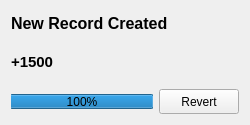
<?xml version="1.0" encoding="UTF-8"?>
<ui version="4.0">
 <class>RevertRecordWidget</class>
 <widget class="QWidget" name="RevertRecordWidget">
  <property name="geometry">
   <rect>
    <x>0</x>
    <y>0</y>
    <width>250</width>
    <height>125</height>
   </rect>
  </property>
  <property name="sizePolicy">
   <sizepolicy hsizetype="Fixed" vsizetype="Fixed">
    <horstretch>0</horstretch>
    <verstretch>0</verstretch>
   </sizepolicy>
  </property>
  <property name="windowOpacity">
   <double>0.100000000000000</double>
  </property>
  <property name="type" stdset="0">
   <string>notification</string>
  </property>
  <layout class="QGridLayout" name="gridLayout">
   <property name="verticalSpacing">
    <number>15</number>
   </property>
   <item row="1" column="0" colspan="2">
    <widget class="QLabel" name="m_value_lbl">
     <property name="font">
      <font>
       <pointsize>11</pointsize>
       <weight>75</weight>
       <bold>true</bold>
      </font>
     </property>
     <property name="text">
      <string>+1500</string>
     </property>
     <property name="isNegative" stdset="0">
      <bool>false</bool>
     </property>
    </widget>
   </item>
   <item row="0" column="0" colspan="2">
    <widget class="QLabel" name="label">
     <property name="font">
      <font>
       <pointsize>12</pointsize>
       <weight>75</weight>
       <bold>true</bold>
      </font>
     </property>
     <property name="text">
      <string>New Record Created</string>
     </property>
    </widget>
   </item>
   <item row="2" column="1">
    <widget class="QPushButton" name="m_revert_btn">
     <property name="sizePolicy">
      <sizepolicy hsizetype="Preferred" vsizetype="Fixed">
       <horstretch>0</horstretch>
       <verstretch>0</verstretch>
      </sizepolicy>
     </property>
     <property name="minimumSize">
      <size>
       <width>0</width>
       <height>25</height>
      </size>
     </property>
     <property name="maximumSize">
      <size>
       <width>16777215</width>
       <height>25</height>
      </size>
     </property>
     <property name="text">
      <string>Revert</string>
     </property>
     <property name="flat">
      <bool>false</bool>
     </property>
    </widget>
   </item>
   <item row="2" column="0">
    <widget class="QProgressBar" name="m_progressBar">
     <property name="maximumSize">
      <size>
       <width>16777215</width>
       <height>15</height>
      </size>
     </property>
     <property name="maximum">
      <number>100</number>
     </property>
     <property name="value">
      <number>100</number>
     </property>
     <property name="alignment">
      <set>Qt::AlignCenter</set>
     </property>
     <property name="textVisible">
      <bool>true</bool>
     </property>
     <property name="invertedAppearance">
      <bool>true</bool>
     </property>
     <property name="format">
      <string>%p%</string>
     </property>
    </widget>
   </item>
  </layout>
 </widget>
 <resources/>
 <connections/>
</ui>
